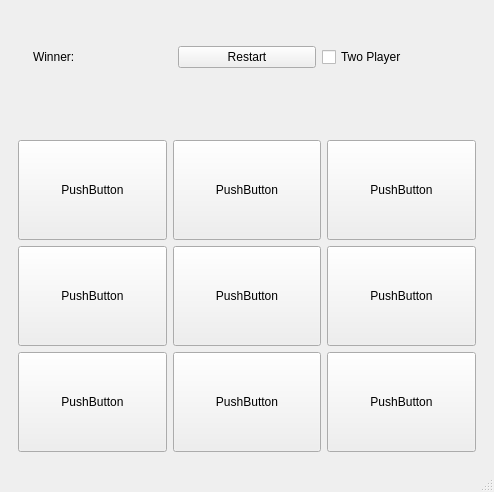
<?xml version="1.0" encoding="UTF-8"?>
<ui version="4.0">
 <class>MainWindow</class>
 <widget class="QMainWindow" name="MainWindow">
  <property name="geometry">
   <rect>
    <x>0</x>
    <y>0</y>
    <width>494</width>
    <height>492</height>
   </rect>
  </property>
  <property name="windowTitle">
   <string>MainWindow</string>
  </property>
  <widget class="QWidget" name="centralwidget">
   <layout class="QVBoxLayout" name="verticalLayout">
    <item>
     <widget class="QWidget" name="widget_2" native="true">
      <layout class="QVBoxLayout" name="verticalLayout_3">
       <item>
        <layout class="QHBoxLayout" name="horizontalLayout">
         <property name="leftMargin">
          <number>15</number>
         </property>
         <property name="rightMargin">
          <number>15</number>
         </property>
         <item>
          <widget class="QLabel" name="winner">
           <property name="text">
            <string>Winner:</string>
           </property>
          </widget>
         </item>
         <item>
          <widget class="QPushButton" name="restart">
           <property name="text">
            <string>Restart</string>
           </property>
          </widget>
         </item>
         <item>
          <widget class="QCheckBox" name="mode">
           <property name="text">
            <string>Two Player</string>
           </property>
          </widget>
         </item>
        </layout>
       </item>
      </layout>
     </widget>
    </item>
    <item>
     <spacer name="horizontalSpacer">
      <property name="orientation">
       <enum>Qt::Horizontal</enum>
      </property>
      <property name="sizeHint" stdset="0">
       <size>
        <width>469</width>
        <height>20</height>
       </size>
      </property>
     </spacer>
    </item>
    <item>
     <widget class="QWidget" name="widget" native="true">
      <layout class="QVBoxLayout" name="verticalLayout_2">
       <item>
        <layout class="QGridLayout" name="gridLayout">
         <item row="0" column="0">
          <widget class="QPushButton" name="x1">
           <property name="minimumSize">
            <size>
             <width>0</width>
             <height>100</height>
            </size>
           </property>
           <property name="text">
            <string>PushButton</string>
           </property>
          </widget>
         </item>
         <item row="0" column="1">
          <widget class="QPushButton" name="x2">
           <property name="minimumSize">
            <size>
             <width>100</width>
             <height>100</height>
            </size>
           </property>
           <property name="text">
            <string>PushButton</string>
           </property>
          </widget>
         </item>
         <item row="0" column="2">
          <widget class="QPushButton" name="x3">
           <property name="minimumSize">
            <size>
             <width>100</width>
             <height>100</height>
            </size>
           </property>
           <property name="text">
            <string>PushButton</string>
           </property>
          </widget>
         </item>
         <item row="1" column="0">
          <widget class="QPushButton" name="x4">
           <property name="minimumSize">
            <size>
             <width>0</width>
             <height>100</height>
            </size>
           </property>
           <property name="text">
            <string>PushButton</string>
           </property>
          </widget>
         </item>
         <item row="1" column="1">
          <widget class="QPushButton" name="x5">
           <property name="minimumSize">
            <size>
             <width>0</width>
             <height>100</height>
            </size>
           </property>
           <property name="text">
            <string>PushButton</string>
           </property>
          </widget>
         </item>
         <item row="1" column="2">
          <widget class="QPushButton" name="x6">
           <property name="minimumSize">
            <size>
             <width>0</width>
             <height>100</height>
            </size>
           </property>
           <property name="text">
            <string>PushButton</string>
           </property>
          </widget>
         </item>
         <item row="2" column="0">
          <widget class="QPushButton" name="x7">
           <property name="minimumSize">
            <size>
             <width>0</width>
             <height>100</height>
            </size>
           </property>
           <property name="text">
            <string>PushButton</string>
           </property>
          </widget>
         </item>
         <item row="2" column="1">
          <widget class="QPushButton" name="x8">
           <property name="minimumSize">
            <size>
             <width>0</width>
             <height>100</height>
            </size>
           </property>
           <property name="text">
            <string>PushButton</string>
           </property>
          </widget>
         </item>
         <item row="2" column="2">
          <widget class="QPushButton" name="x9">
           <property name="minimumSize">
            <size>
             <width>0</width>
             <height>100</height>
            </size>
           </property>
           <property name="text">
            <string>PushButton</string>
           </property>
          </widget>
         </item>
        </layout>
       </item>
      </layout>
     </widget>
    </item>
   </layout>
  </widget>
  <widget class="QMenuBar" name="menubar">
   <property name="geometry">
    <rect>
     <x>0</x>
     <y>0</y>
     <width>494</width>
     <height>26</height>
    </rect>
   </property>
  </widget>
  <widget class="QStatusBar" name="statusbar"/>
 </widget>
 <resources/>
 <connections/>
</ui>
